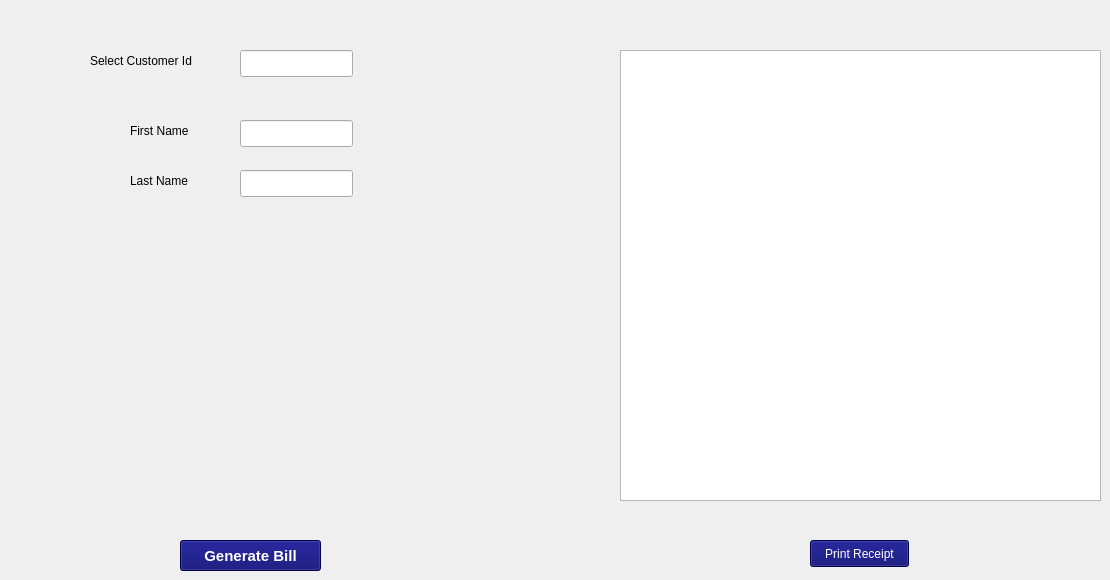
        <widget class="QWidget" name="tab">
         <attribute name="title">
          <string>Generate Custmer Bill</string>
         </attribute>
         <widget class="QLabel" name="label_11">
          <property name="geometry">
           <rect>
            <x>90</x>
            <y>50</y>
            <width>151</width>
            <height>21</height>
           </rect>
          </property>
          <property name="text">
           <string>Select Customer Id</string>
          </property>
         </widget>
         <widget class="QLabel" name="label_13">
          <property name="geometry">
           <rect>
            <x>130</x>
            <y>120</y>
            <width>91</width>
            <height>21</height>
           </rect>
          </property>
          <property name="text">
           <string>First Name</string>
          </property>
         </widget>
         <widget class="QLabel" name="label_14">
          <property name="geometry">
           <rect>
            <x>130</x>
            <y>170</y>
            <width>81</width>
            <height>21</height>
           </rect>
          </property>
          <property name="text">
           <string>Last Name</string>
          </property>
         </widget>
         <widget class="QLineEdit" name="lineEdit">
          <property name="geometry">
           <rect>
            <x>240</x>
            <y>120</y>
            <width>113</width>
            <height>27</height>
           </rect>
          </property>
         </widget>
         <widget class="QLineEdit" name="lineEdit_2">
          <property name="geometry">
           <rect>
            <x>240</x>
            <y>170</y>
            <width>113</width>
            <height>27</height>
           </rect>
          </property>
         </widget>
         <widget class="QPushButton" name="loadButton_cust_2">
          <property name="geometry">
           <rect>
            <x>180</x>
            <y>540</y>
            <width>141</width>
            <height>31</height>
           </rect>
          </property>
          <property name="font">
           <font>
            <family>Ubuntu</family>
            <pointsize>11</pointsize>
            <weight>75</weight>
            <italic>false</italic>
            <bold>true</bold>
           </font>
          </property>
          <property name="styleSheet">
           <string notr="true">background-color: rgb(0,0,106);
color: rgb(255,255,255);
font: 75 bold 11pt &quot;Ubuntu&quot;;
</string>
          </property>
          <property name="text">
           <string>Generate Bill</string>
          </property>
         </widget>
         <widget class="QPlainTextEdit" name="plainTextEdit_4">
          <property name="geometry">
           <rect>
            <x>620</x>
            <y>50</y>
            <width>481</width>
            <height>451</height>
           </rect>
          </property>
         </widget>
         <widget class="QPushButton" name="receiptButton">
          <property name="geometry">
           <rect>
            <x>810</x>
            <y>540</y>
            <width>99</width>
            <height>27</height>
           </rect>
          </property>
          <property name="styleSheet">
           <string notr="true">background-color: rgb(0,0,106);
color: rgb(255,255,255);
font: 75 bold 11pt &quot;Ubuntu&quot;;
</string>
          </property>
          <property name="text">
           <string>Print Receipt</string>
          </property>
         </widget>
         <widget class="QLineEdit" name="lineEdit_3">
          <property name="geometry">
           <rect>
            <x>240</x>
            <y>50</y>
            <width>113</width>
            <height>27</height>
           </rect>
          </property>
         </widget>
        </widget>
